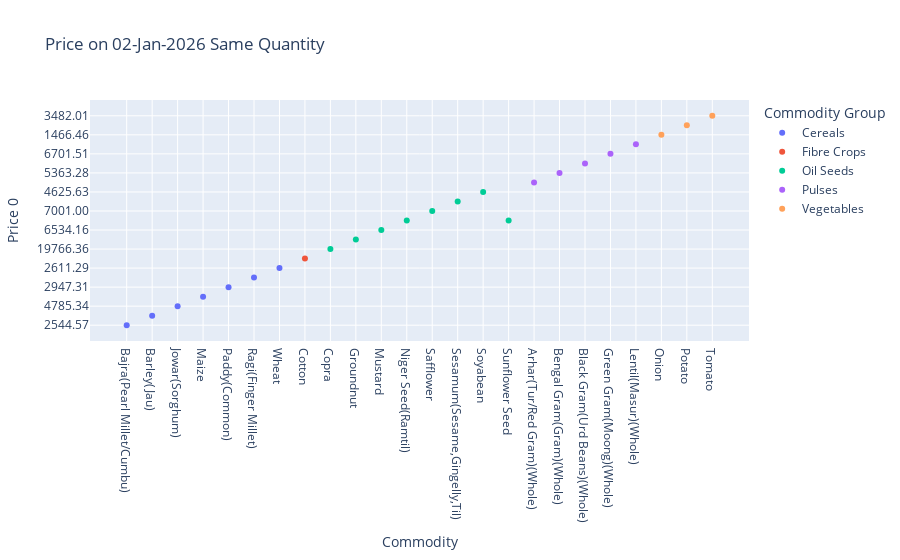

Notebook source saved alongside this figure:
### Code cell
px.scatter(df,x='Commodity',y='Price 0',color='Commodity Group',title='Price on 02-Jan-2026 Same Quantity')

### Figure 1 — Plotly figure (JSON) as saved in the notebook; plotly's stock layout.template omitted (floating-point values rounded to 4 significant figures)
{"data": [{"hovertemplate": "Commodity Group=Cereals<br>Commodity=%{x}<br>Price 0=%{y}<extra></extra>", "legendgroup": "Cereals", "marker": {"color": "#636efa", "symbol": "circle"}, "mode": "markers", "name": "Cereals", "orientation": "v", "showlegend": true, "type": "scatter", "x": ["Bajra(Pearl Millet/Cumbu)", "Barley(Jau)", "Jowar(Sorghum)", "Maize", "Paddy(Common)", "Ragi(Finger Millet)", "Wheat"], "xaxis": "x", "y": ["2544.57", "2449.90", "4785.34", "1600.36", "2947.31", "5450.00", "2611.29"], "yaxis": "y"}, {"hovertemplate": "Commodity Group=Fibre Crops<br>Commodity=%{x}<br>Price 0=%{y}<extra></extra>", "legendgroup": "Fibre Crops", "marker": {"color": "#EF553B", "symbol": "circle"}, "mode": "markers", "name": "Fibre Crops", "orientation": "v", "showlegend": true, "type": "scatter", "x": ["Cotton"], "xaxis": "x", "y": ["7481.84"], "yaxis": "y"}, {"hovertemplate": "Commodity Group=Oil Seeds<br>Commodity=%{x}<br>Price 0=%{y}<extra></extra>", "legendgroup": "Oil Seeds", "marker": {"color": "#00cc96", "symbol": "circle"}, "mode": "markers", "name": "Oil Seeds", "orientation": "v", "showlegend": true, "type": "scatter", "x": ["Copra", "Groundnut", "Mustard", "Niger Seed(Ramtil)", "Safflower", "Sesamum(Sesame,Gingelly,Til)", "Soyabean", "Sunflower Seed"], "xaxis": "x", "y": ["19766.36", "5840.79", "6534.16", 0, "7001.00", "9655.03", "4625.63", 0], "yaxis": "y"}, {"hovertemplate": "Commodity Group=Pulses<br>Commodity=%{x}<br>Price 0=%{y}<extra></extra>", "legendgroup": "Pulses", "marker": {"color": "#ab63fa", "symbol": "circle"}, "mode": "markers", "name": "Pulses", "orientation": "v", "showlegend": true, "type": "scatter", "x": ["Arhar(Tur/Red Gram)(Whole)", "Bengal Gram(Gram)(Whole)", "Black Gram(Urd Beans)(Whole)", "Green Gram(Moong)(Whole)", "Lentil(Masur)(Whole)"], "xaxis": "x", "y": ["6790.15", "5363.28", "6476.21", "6701.51", "6602.17"], "yaxis": "y"}, {"hovertemplate": "Commodity Group=Vegetables<br>Commodity=%{x}<br>Price 0=%{y}<extra></extra>", "legendgroup": "Vegetables", "marker": {"color": "#FFA15A", "symbol": "circle"}, "mode": "markers", "name": "Vegetables", "orientation": "v", "showlegend": true, "type": "scatter", "x": ["Onion", "Potato", "Tomato"], "xaxis": "x", "y": ["1466.46", "760.12", "3482.01"], "yaxis": "y"}], "layout": {"legend": {"title": {"text": "Commodity Group"}, "tracegroupgap": 0}, "title": {"text": "Price on 02-Jan-2026 Same Quantity"}, "xaxis": {"anchor": "y", "domain": [0, 1], "title": {"text": "Commodity"}}, "yaxis": {"anchor": "x", "domain": [0, 1], "title": {"text": "Price 0"}}}}
